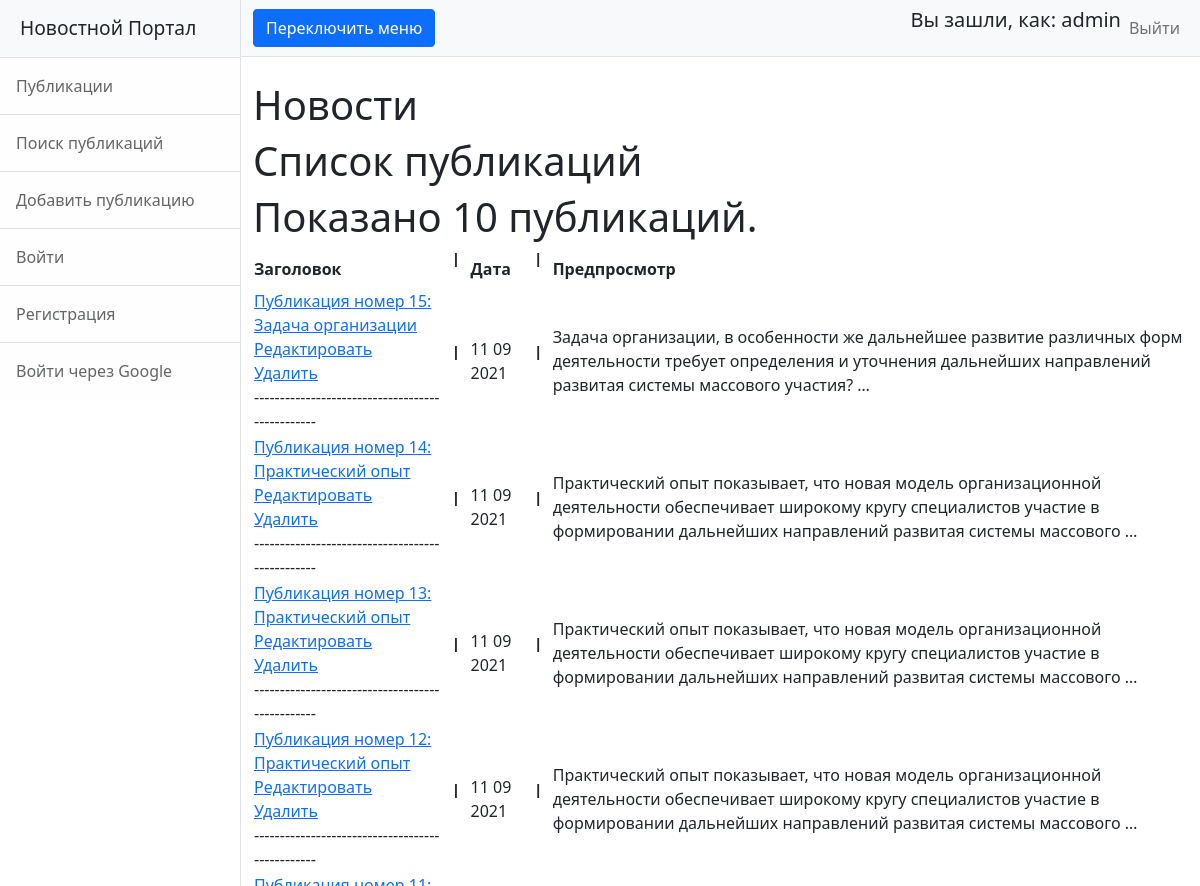
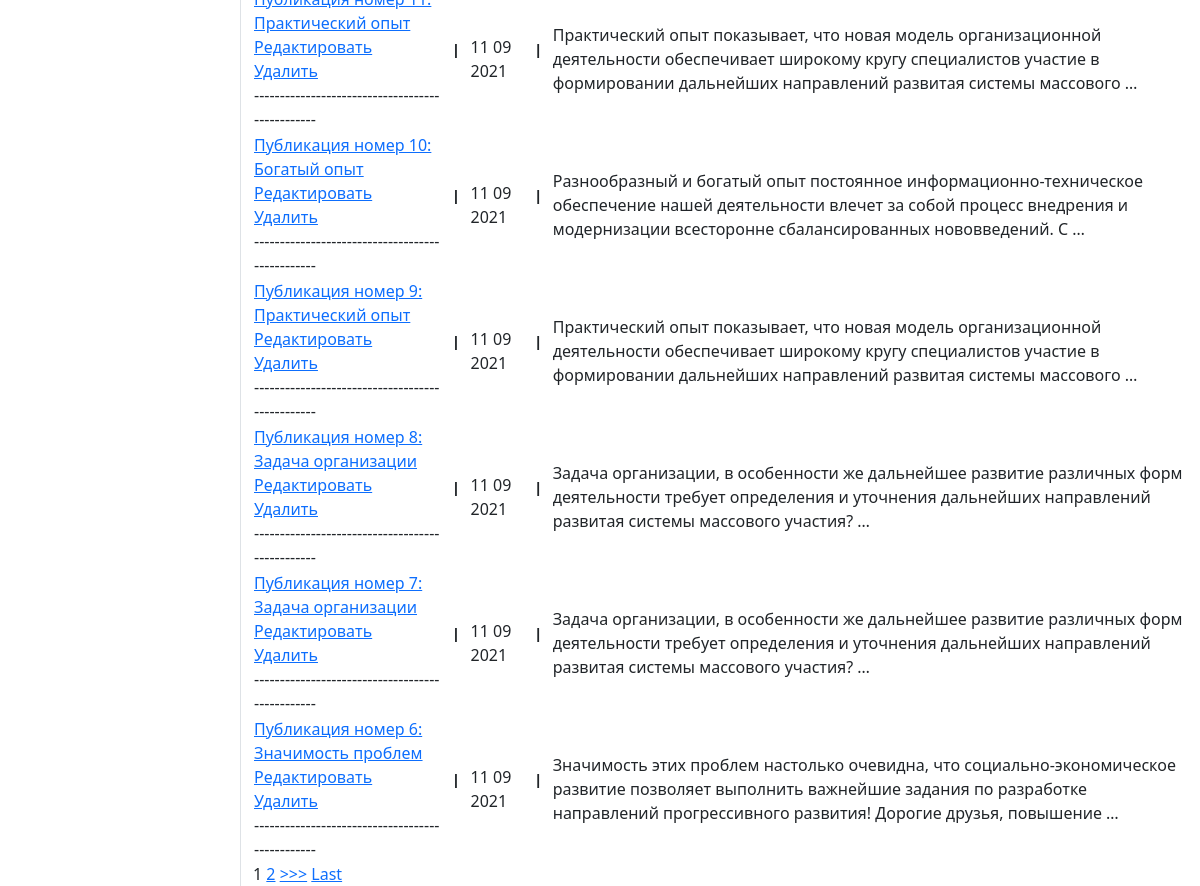
The page / (signed in) on the database its author committed (2 pictures, top to bottom).
### news/models.py (models this page shows, shortened)
class Post(models.Model):
    news = 'NS'
    article = 'AL'
    TYPES = [
        (news, 'Новость'),
        (article, 'Статья')
    ]
    type = models.CharField(max_length=2, choices=TYPES, default=news)
    date = models.DateTimeField(auto_now_add=True, verbose_name='Дата')
    name = models.CharField(max_length=255, verbose_name='Название')
    body = models.TextField()
    rating = models.SmallIntegerField(default=0, verbose_name='Рейтинг')
    author = models.ForeignKey(Author, on_delete=models.CASCADE)
    category = models.ManyToManyField(Category, through='PostCategory')
    class Meta:
        verbose_name = 'Публикация'
        verbose_name_plural = 'Публикации'

### news/views.py (the view)
# urls.py: path('', News.as_view()),
class News(ListView):
    model = Post  # указываем модель, объекты которой мы будем выводить
    template_name = 'news/news.html'  # указываем имя шаблона, в котором будет лежать HTML, в котором будут все инструкции о том, как именно пользователю должны вывестись наши объекты
    context_object_name = 'news'  # это имя списка, в котором будут лежать все объекты, его надо указать, чтобы обратиться к самому списку объектов через HTML-шаблон
    queryset = Post.objects.order_by('-date')
    paginate_by = 10

### news/templatetags/my_filters.py (called while the page is built)
@register.filter(name='censor')  # регистрируем наш фильтр под именем multiply, чтоб django понимал, что это именно фильтр, а не простая функция
def censor(value):  # первый аргумент здесь это то значение, к которому надо применить фильтр, второй аргумент — это аргумент фильтра, т. е. примерно следующее будет в шаблоне value|multiply:arg
    cens_filt = ['блять', 'бля']
    text_to_check = value
    for idx, i in enumerate(cens_filt):
        text_to_check = text_to_check.replace(i,'ТУТ БЫЛ МАТ')
    return text_to_check

### templates/news/news.html (shortened to what this page needs)
{% extends 'flatpages/default.html' %}
{% load my_filters %}
{% block title %}
Новости
{% endblock title %}
{% block content %}
<h1>Список публикаций</h1>
<h1>Показано {{news|length}} публикаций.</h1>
    <table>
            <tr>
                <td>
                    <b>Заголовок</b>
                </td>
                <td>
                     <b><pre> | </pre></b>
                </td>
                <td>
                    <b>Дата</b>
                </td>
                <td>
                     <b><pre> | </pre></b>
                </td>
                <td>
                    <b>Предпросмотр</b>
                </td>
            </tr>
        {% for post in news %}
            <tr>
                <td>
                   <a href="/news/{{post.id}}">{{ post.name|censor }} </a>
                    <br>
                    <a href="/news/{{post.id}}/edit">Редактировать</a>
                    <br>
                    <a href="/news/{{post.id}}/delete">Удалить</a>
                    <br>
                    ------------------------------------------------
                </td>
                <td>
                     <b><pre> | </pre></b>
                </td>
                <td>
                    {{post.date|date:'d m Y'}}
                </td>
                <td>
                    <b><pre> | </pre></b>
                </td>
                <td>
                    {{post.body|truncatewords:20|censor}}
                </td>
            </tr>
        {% endfor %}
        </table>
{% if is_paginated %}
    {% for num in page_obj.paginator.page_range %}
        {% if page_obj.number == num %}
            <a>{{ num }}</a>
        {% elif num > page_obj.number|add:'-3' and num < page_obj.number|add:'3' %}
            <a href="?page={{ num }}">{{ num }}</a>
        {% endif %}
    {% endfor %}
    {% if page_obj.has_next %}
        <a href="?page={{ page_obj.next_page_number }}">>>></a>
        <a href="?page={{ page_obj.paginator.num_pages }}">Last</a>
    {% endif %}
{% endif %}
{% endblock content %}

### templates/flatpages/default.html (shortened to what this page needs)
{% load static %}
<!DOCTYPE html>
<html lang="ru">
    <head>
        <link href="{%static 'css/styles.css' %}" rel="stylesheet" />
    </head>
    <body>
        <div class="d-flex toggled" id="wrapper">
            <div class="border-end bg-white" id="sidebar-wrapper">
                <div class="sidebar-heading border-bottom bg-light">Новостной Портал</div>
                <div class="list-group list-group-flush">
                    <a class="list-group-item list-group-item-action list-group-item-light p-3" href="/news/">Публикации</a>
                    <a class="list-group-item list-group-item-action list-group-item-light p-3" href="/news/search/">Поиск публикаций</a>
                    <a class="list-group-item list-group-item-action list-group-item-light p-3" href="/news/add/">Добавить публикацию</a>
                    <a class="list-group-item list-group-item-action list-group-item-light p-3" href="/sign/login/">Войти</a>
                    <a class="list-group-item list-group-item-action list-group-item-light p-3" href="/sign/signup/">Регистрация</a>
                    <a class="list-group-item list-group-item-action list-group-item-light p-3" href="/accounts/login/">Войти через Google</a>
                </div>
            </div>
            <div id="page-content-wrapper">
                <nav class="navbar navbar-expand-lg navbar-light bg-light border-bottom">
                    <div class="container-fluid">
                        <button class="btn btn-primary" id="sidebarToggle">Переключить меню</button>
                        <div class="collapse navbar-collapse" id="navbarSupportedContent">
                            <ul class="navbar-nav ms-auto mt-2 mt-lg-0">
                                {% if request.user.username %}
                                <h5>Вы зашли, как: {{request.user.username}}</h5>
                                {% else %}
                                <h5>Вы зашли, как: гость</h5>
                                {% endif %}
                                <li class="nav-item active"><a class="nav-link" href="/sign/logout/">Выйти</a></li>
                            </ul>
                        </div>
                    </div>
                </nav>
                <div class="container-fluid">
                    <h1 class="mt-4">   {% block title %}{% endblock title %}</h1>
                           {% block content %}{% endblock content %}
                </div>
            </div>
        </div>
    </body>
</html>

### rows shown on the page
Post: name|censor "Публикация номер 15: Задача организации", date "11 09 2021", body|censor "Задача организации, в особенности же дальнейшее развитие различных форм деятельности требует определения и уточнения дальнейших направлений развитая системы массового участия? …"
Post: name|censor "Публикация номер 14: Практический опыт", date "11 09 2021", body|censor "Практический опыт показывает, что новая модель организационной деятельности обеспечивает широкому кругу специалистов участие в формировании дальнейших направлений развитая системы массового …"
Post: name|censor "Публикация номер 13: Практический опыт", date "11 09 2021", body|censor "Практический опыт показывает, что новая модель организационной деятельности обеспечивает широкому кругу специалистов участие в формировании дальнейших направлений развитая системы массового …"
Post: name|censor "Публикация номер 12: Практический опыт", date "11 09 2021", body|censor "Практический опыт показывает, что новая модель организационной деятельности обеспечивает широкому кругу специалистов участие в формировании дальнейших направлений развитая системы массового …"
Post: name|censor "Публикация номер 11: Практический опыт", date "11 09 2021", body|censor "Практический опыт показывает, что новая модель организационной деятельности обеспечивает широкому кругу специалистов участие в формировании дальнейших направлений развитая системы массового …"
Post: name|censor "Публикация номер 10: Богатый опыт", date "11 09 2021", body|censor "Разнообразный и богатый опыт постоянное информационно-техническое обеспечение нашей деятельности влечет за собой процесс внедрения и модернизации всесторонне сбалансированных нововведений. С …"
Post: name|censor "Публикация номер 9: Практический опыт", date "11 09 2021", body|censor "Практический опыт показывает, что новая модель организационной деятельности обеспечивает широкому кругу специалистов участие в формировании дальнейших направлений развитая системы массового …"
Post: name|censor "Публикация номер 8: Задача организации", date "11 09 2021", body|censor "Задача организации, в особенности же дальнейшее развитие различных форм деятельности требует определения и уточнения дальнейших направлений развитая системы массового участия? …"
Post: name|censor "Публикация номер 7: Задача организации", date "11 09 2021", body|censor "Задача организации, в особенности же дальнейшее развитие различных форм деятельности требует определения и уточнения дальнейших направлений развитая системы массового участия? …"
Post: name|censor "Публикация номер 6: Значимость проблем", date "11 09 2021", body|censor "Значимость этих проблем настолько очевидна, что социально-экономическое развитие позволяет выполнить важнейшие задания по разработке направлений прогрессивного развития! Дорогие друзья, повышение …"

### other values the page prints
{{ request.user.username }} "admin"
{{ news|length }} "10"
{{ num }} "1"
{{ num }} "2"
